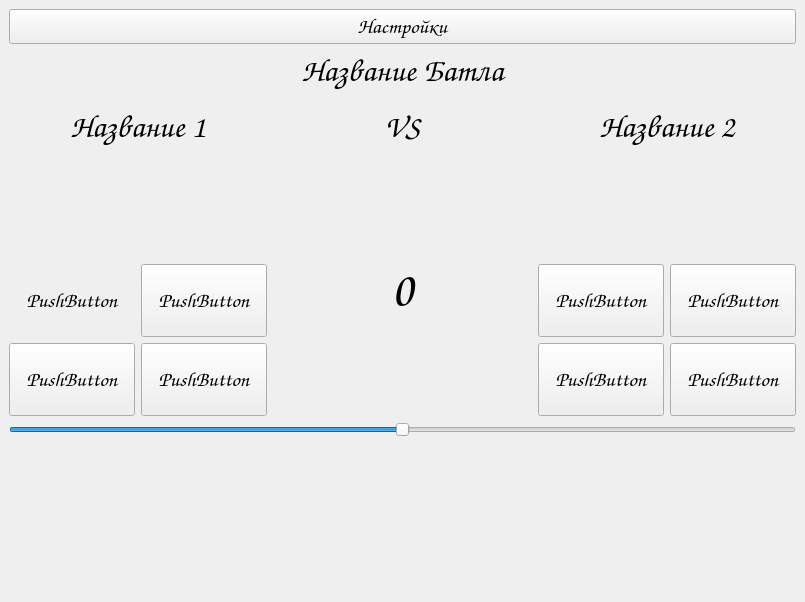
<?xml version="1.0" encoding="UTF-8"?>
<ui version="4.0">
 <class>MainWindow</class>
 <widget class="QMainWindow" name="MainWindow">
  <property name="geometry">
   <rect>
    <x>0</x>
    <y>0</y>
    <width>805</width>
    <height>602</height>
   </rect>
  </property>
  <property name="sizePolicy">
   <sizepolicy hsizetype="Expanding" vsizetype="Expanding">
    <horstretch>0</horstretch>
    <verstretch>0</verstretch>
   </sizepolicy>
  </property>
  <property name="tabletTracking">
   <bool>false</bool>
  </property>
  <property name="windowTitle">
   <string>MainWindow</string>
  </property>
  <property name="autoFillBackground">
   <bool>false</bool>
  </property>
  <property name="styleSheet">
   <string notr="true"/>
  </property>
  <widget class="QWidget" name="centralwidget">
   <property name="sizePolicy">
    <sizepolicy hsizetype="Fixed" vsizetype="Preferred">
     <horstretch>0</horstretch>
     <verstretch>0</verstretch>
    </sizepolicy>
   </property>
   <property name="autoFillBackground">
    <bool>false</bool>
   </property>
   <layout class="QGridLayout" name="gridLayout">
    <item row="0" column="0">
     <layout class="QVBoxLayout" name="verticalLayout" stretch="0,0,0,0,0">
      <property name="sizeConstraint">
       <enum>QLayout::SetNoConstraint</enum>
      </property>
      <item>
       <widget class="QPushButton" name="Settings">
        <property name="font">
         <font>
          <family>Comic Sans MS</family>
          <pointsize>16</pointsize>
         </font>
        </property>
        <property name="text">
         <string>Настройки</string>
        </property>
       </widget>
      </item>
      <item>
       <widget class="QLabel" name="Battle_Name">
        <property name="sizePolicy">
         <sizepolicy hsizetype="Minimum" vsizetype="Minimum">
          <horstretch>0</horstretch>
          <verstretch>0</verstretch>
         </sizepolicy>
        </property>
        <property name="maximumSize">
         <size>
          <width>16777215</width>
          <height>50</height>
         </size>
        </property>
        <property name="font">
         <font>
          <family>Comic Sans MS</family>
          <pointsize>24</pointsize>
         </font>
        </property>
        <property name="text">
         <string>Название Батла</string>
        </property>
        <property name="alignment">
         <set>Qt::AlignHCenter|Qt::AlignTop</set>
        </property>
       </widget>
      </item>
      <item>
       <layout class="QHBoxLayout" name="horizontalLayout">
        <item>
         <layout class="QVBoxLayout" name="verticalLayout_6">
          <item>
           <widget class="QLabel" name="Title1">
            <property name="font">
             <font>
              <family>Comic Sans MS</family>
              <pointsize>24</pointsize>
             </font>
            </property>
            <property name="text">
             <string>Название 1</string>
            </property>
            <property name="alignment">
             <set>Qt::AlignHCenter|Qt::AlignTop</set>
            </property>
           </widget>
          </item>
          <item>
           <widget class="QLabel" name="img1">
            <property name="maximumSize">
             <size>
              <width>1000</width>
              <height>1000</height>
             </size>
            </property>
            <property name="text">
             <string/>
            </property>
           </widget>
          </item>
          <item>
           <layout class="QHBoxLayout" name="horizontalLayout_5">
            <item>
             <widget class="QPushButton" name="Add_Score1_1">
              <property name="sizePolicy">
               <sizepolicy hsizetype="Preferred" vsizetype="Preferred">
                <horstretch>0</horstretch>
                <verstretch>0</verstretch>
               </sizepolicy>
              </property>
              <property name="minimumSize">
               <size>
                <width>0</width>
                <height>0</height>
               </size>
              </property>
              <property name="font">
               <font>
                <family>Comic Sans MS</family>
                <pointsize>16</pointsize>
               </font>
              </property>
              <property name="styleSheet">
               <string notr="true">#Add_Score1_1 {
    border: none;
    background-image: url(https://e7.pngegg.com/pngimages/638/909/png-clipart-kakashi-hatake-sasuke-uchiha-obito-uchiha-sharingan-naruto-naruto-manga-logo.png);
}</string>
              </property>
              <property name="text">
               <string>PushButton</string>
              </property>
             </widget>
            </item>
            <item>
             <widget class="QPushButton" name="Add_Score1_2">
              <property name="sizePolicy">
               <sizepolicy hsizetype="Preferred" vsizetype="Preferred">
                <horstretch>0</horstretch>
                <verstretch>0</verstretch>
               </sizepolicy>
              </property>
              <property name="minimumSize">
               <size>
                <width>0</width>
                <height>0</height>
               </size>
              </property>
              <property name="font">
               <font>
                <family>Comic Sans MS</family>
                <pointsize>16</pointsize>
               </font>
              </property>
              <property name="text">
               <string>PushButton</string>
              </property>
             </widget>
            </item>
           </layout>
          </item>
          <item>
           <layout class="QHBoxLayout" name="horizontalLayout_3">
            <item>
             <widget class="QPushButton" name="Add_Score1_3">
              <property name="sizePolicy">
               <sizepolicy hsizetype="Preferred" vsizetype="Preferred">
                <horstretch>0</horstretch>
                <verstretch>0</verstretch>
               </sizepolicy>
              </property>
              <property name="minimumSize">
               <size>
                <width>0</width>
                <height>0</height>
               </size>
              </property>
              <property name="font">
               <font>
                <family>Comic Sans MS</family>
                <pointsize>16</pointsize>
               </font>
              </property>
              <property name="text">
               <string>PushButton</string>
              </property>
             </widget>
            </item>
            <item>
             <widget class="QPushButton" name="Add_Score1_4">
              <property name="sizePolicy">
               <sizepolicy hsizetype="Preferred" vsizetype="Preferred">
                <horstretch>0</horstretch>
                <verstretch>0</verstretch>
               </sizepolicy>
              </property>
              <property name="minimumSize">
               <size>
                <width>0</width>
                <height>0</height>
               </size>
              </property>
              <property name="font">
               <font>
                <family>Comic Sans MS</family>
                <pointsize>16</pointsize>
               </font>
              </property>
              <property name="text">
               <string>PushButton</string>
              </property>
             </widget>
            </item>
           </layout>
          </item>
         </layout>
        </item>
        <item>
         <layout class="QVBoxLayout" name="verticalLayout_4">
          <item>
           <widget class="QLabel" name="Battle_Name_2">
            <property name="maximumSize">
             <size>
              <width>16777215</width>
              <height>50</height>
             </size>
            </property>
            <property name="font">
             <font>
              <family>Comic Sans MS</family>
              <pointsize>24</pointsize>
             </font>
            </property>
            <property name="text">
             <string>VS</string>
            </property>
            <property name="alignment">
             <set>Qt::AlignHCenter|Qt::AlignTop</set>
            </property>
           </widget>
          </item>
          <item>
           <widget class="QLabel" name="Score">
            <property name="font">
             <font>
              <family>Comic Sans MS</family>
              <pointsize>36</pointsize>
             </font>
            </property>
            <property name="frameShape">
             <enum>QFrame::NoFrame</enum>
            </property>
            <property name="text">
             <string>0</string>
            </property>
            <property name="alignment">
             <set>Qt::AlignCenter</set>
            </property>
           </widget>
          </item>
         </layout>
        </item>
        <item>
         <layout class="QHBoxLayout" name="horizontalLayout_2">
          <item>
           <layout class="QVBoxLayout" name="verticalLayout_7">
            <item>
             <widget class="QLabel" name="Title2">
              <property name="font">
               <font>
                <family>Comic Sans MS</family>
                <pointsize>24</pointsize>
               </font>
              </property>
              <property name="text">
               <string>Название 2</string>
              </property>
              <property name="alignment">
               <set>Qt::AlignHCenter|Qt::AlignTop</set>
              </property>
             </widget>
            </item>
            <item>
             <widget class="QLabel" name="img2">
              <property name="text">
               <string/>
              </property>
             </widget>
            </item>
            <item>
             <layout class="QHBoxLayout" name="horizontalLayout_6">
              <item>
               <widget class="QPushButton" name="Add_Score2_1">
                <property name="sizePolicy">
                 <sizepolicy hsizetype="Preferred" vsizetype="Preferred">
                  <horstretch>0</horstretch>
                  <verstretch>0</verstretch>
                 </sizepolicy>
                </property>
                <property name="minimumSize">
                 <size>
                  <width>0</width>
                  <height>0</height>
                 </size>
                </property>
                <property name="font">
                 <font>
                  <family>Comic Sans MS</family>
                  <pointsize>16</pointsize>
                 </font>
                </property>
                <property name="text">
                 <string>PushButton</string>
                </property>
               </widget>
              </item>
              <item>
               <widget class="QPushButton" name="Add_Score2_2">
                <property name="sizePolicy">
                 <sizepolicy hsizetype="Preferred" vsizetype="Preferred">
                  <horstretch>0</horstretch>
                  <verstretch>0</verstretch>
                 </sizepolicy>
                </property>
                <property name="minimumSize">
                 <size>
                  <width>0</width>
                  <height>0</height>
                 </size>
                </property>
                <property name="font">
                 <font>
                  <family>Comic Sans MS</family>
                  <pointsize>16</pointsize>
                 </font>
                </property>
                <property name="text">
                 <string>PushButton</string>
                </property>
               </widget>
              </item>
             </layout>
            </item>
            <item>
             <layout class="QHBoxLayout" name="horizontalLayout_7">
              <item>
               <widget class="QPushButton" name="Add_Score2_3">
                <property name="sizePolicy">
                 <sizepolicy hsizetype="Preferred" vsizetype="Preferred">
                  <horstretch>0</horstretch>
                  <verstretch>0</verstretch>
                 </sizepolicy>
                </property>
                <property name="minimumSize">
                 <size>
                  <width>0</width>
                  <height>0</height>
                 </size>
                </property>
                <property name="font">
                 <font>
                  <family>Comic Sans MS</family>
                  <pointsize>16</pointsize>
                 </font>
                </property>
                <property name="text">
                 <string>PushButton</string>
                </property>
               </widget>
              </item>
              <item>
               <widget class="QPushButton" name="Add_Score2_4">
                <property name="sizePolicy">
                 <sizepolicy hsizetype="Preferred" vsizetype="Preferred">
                  <horstretch>0</horstretch>
                  <verstretch>0</verstretch>
                 </sizepolicy>
                </property>
                <property name="minimumSize">
                 <size>
                  <width>0</width>
                  <height>0</height>
                 </size>
                </property>
                <property name="font">
                 <font>
                  <family>Comic Sans MS</family>
                  <pointsize>16</pointsize>
                 </font>
                </property>
                <property name="text">
                 <string>PushButton</string>
                </property>
               </widget>
              </item>
             </layout>
            </item>
           </layout>
          </item>
         </layout>
        </item>
       </layout>
      </item>
      <item>
       <widget class="QSlider" name="Score_Slider">
        <property name="maximum">
         <number>100</number>
        </property>
        <property name="singleStep">
         <number>1</number>
        </property>
        <property name="sliderPosition">
         <number>50</number>
        </property>
        <property name="orientation">
         <enum>Qt::Horizontal</enum>
        </property>
       </widget>
      </item>
      <item>
       <widget class="QLabel" name="Discription">
        <property name="maximumSize">
         <size>
          <width>16777215</width>
          <height>150</height>
         </size>
        </property>
        <property name="font">
         <font>
          <family>Comic Sans MS</family>
          <pointsize>26</pointsize>
         </font>
        </property>
        <property name="text">
         <string/>
        </property>
        <property name="alignment">
         <set>Qt::AlignHCenter|Qt::AlignTop</set>
        </property>
       </widget>
      </item>
     </layout>
    </item>
   </layout>
  </widget>
 </widget>
 <resources/>
 <connections/>
</ui>
